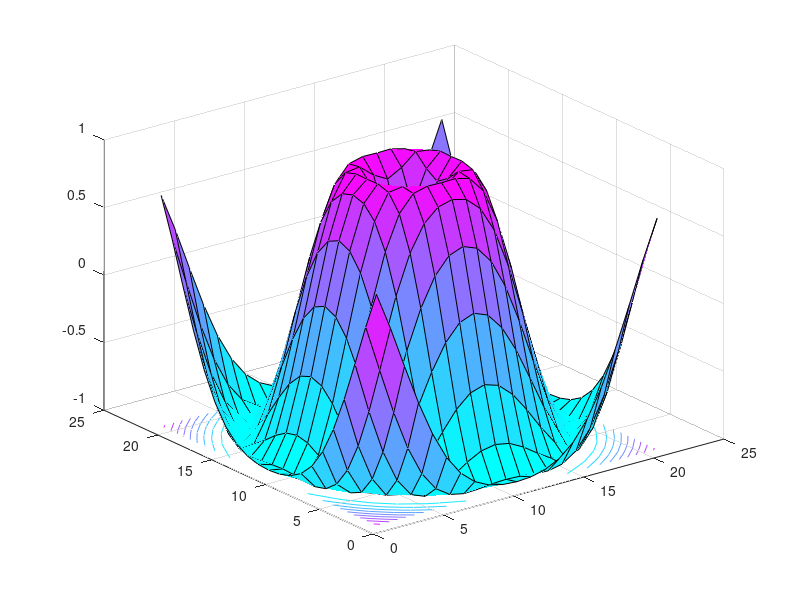

Recreate this plot in MATLAB.
% Problem 5.31

% Part A: 

x = -5:.5:5;  % X vector
y = -5:.5:5;  % Y vector

[X , Y] = meshgrid(x,y); % Map the x and y vectors into a 2d grid

Z = sin(sqrt(X.^2 + Y.^2)); % Define Z

mesh(Z) % Make a mesh grid of the Z values

%% Part B

surf(Z) %Make a surface plot of Z

% surf(X,Y,Z) , this gets the same result as above 

%% Part C

surf(Z) %Make surface plot of Z

shading interp % use interpolation shading for the colors

colormap('colorcube') %Use a different colormap for the coloring of the graph

%% Part D

colormap('cool') %change colormap back to something usable
contour(Z) %make a contour plot

h = contour(Z); % define contour "handle"/object

clabel(h) %label the contour lines 

%% Part E

surfc(Z) %Generate a combination surface and contour plot of Z


